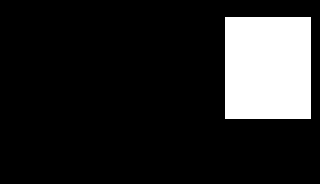

A 2D game scene composited from a Tiled map and its tileset images. What follows is a short description and the map's XML, with every tile layer's data as written:
An orthogonal 40x23 tile map with 8x8 px tiles, 1 tile layer (player_menu) and 7 objects (6x menu_option, menu).

<map version="1.2" tiledversion="1.2.4" orientation="orthogonal" renderorder="right-down" width="40" height="23" tilewidth="8" tileheight="8" infinite="0" nextlayerid="10" nextobjectid="11">
 <tileset firstgid="1" source="../ui/menu_tileset.tsx" />
 <layer id="9" name="player_menu" width="40" height="23">
  <data encoding="csv">
0,0,0,0,0,0,0,0,0,0,0,0,0,0,0,0,0,0,0,0,0,0,0,0,0,0,0,0,0,0,0,0,0,0,0,0,0,0,0,0,
0,0,0,0,0,0,0,0,0,0,0,0,0,0,0,0,0,0,0,0,0,0,0,0,0,0,0,0,0,0,0,0,0,0,0,0,0,0,0,0,
0,0,0,0,0,0,0,0,0,0,0,0,0,0,0,0,0,0,0,0,0,0,0,0,0,0,0,0,1,2,2,2,2,2,2,2,2,3,4,0,
0,0,0,0,0,0,0,0,0,0,0,0,0,0,0,0,0,0,0,0,0,0,0,0,0,0,0,0,26,27,27,28,27,28,28,28,28,28,29,0,
0,0,0,0,0,0,0,0,0,0,0,0,0,0,0,0,0,0,0,0,0,0,0,0,0,0,0,0,26,27,28,27,27,27,27,28,53,53,54,0,
0,0,0,0,0,0,0,0,0,0,0,0,0,0,0,0,0,0,0,0,0,0,0,0,0,0,0,0,26,27,28,28,52,52,27,28,52,53,29,0,
0,0,0,0,0,0,0,0,0,0,0,0,0,0,0,0,0,0,0,0,0,0,0,0,0,0,0,0,26,27,28,53,27,27,27,28,52,53,54,0,
0,0,0,0,0,0,0,0,0,0,0,0,0,0,0,0,0,0,0,0,0,0,0,0,0,0,0,0,26,27,28,28,52,27,27,28,52,53,29,0,
0,0,0,0,0,0,0,0,0,0,0,0,0,0,0,0,0,0,0,0,0,0,0,0,0,0,0,0,26,27,28,53,27,28,27,28,52,53,54,0,
0,0,0,0,0,0,0,0,0,0,0,0,0,0,0,0,0,0,0,0,0,0,0,0,0,0,0,0,26,27,28,27,28,28,28,28,52,53,29,0,
0,0,0,0,0,0,0,0,0,0,0,0,0,0,0,0,0,0,0,0,0,0,0,0,0,0,0,0,26,27,28,27,28,53,28,53,52,53,54,0,
0,0,0,0,0,0,0,0,0,0,0,0,0,0,0,0,0,0,0,0,0,0,0,0,0,0,0,0,26,52,27,27,28,27,28,27,52,53,29,0,
0,0,0,0,0,0,0,0,0,0,0,0,0,0,0,0,0,0,0,0,0,0,0,0,0,0,0,0,26,52,27,27,27,28,28,27,52,53,54,0,
0,0,0,0,0,0,0,0,0,0,0,0,0,0,0,0,0,0,0,0,0,0,0,0,0,0,0,0,26,27,27,28,27,28,53,27,52,53,29,0,
0,0,0,0,0,0,0,0,0,0,0,0,0,0,0,0,0,0,0,0,0,0,0,0,0,0,0,0,76,77,78,77,78,77,78,77,77,78,79,0,
0,0,0,0,0,0,0,0,0,0,0,0,0,0,0,0,0,0,0,0,0,0,0,0,0,0,0,0,0,0,0,0,0,0,0,0,0,0,0,0,
0,0,0,0,0,0,0,0,0,0,0,0,0,0,0,0,0,0,0,0,0,0,0,0,0,0,0,0,0,0,0,0,0,0,0,0,0,0,0,0,
0,0,0,0,0,0,0,0,0,0,0,0,0,0,0,0,0,0,0,0,0,0,0,0,0,0,0,0,0,0,0,0,0,0,0,0,0,0,0,0,
0,0,0,0,0,0,0,0,0,0,0,0,0,0,0,0,0,0,0,0,0,0,0,0,0,0,0,0,0,0,0,0,0,0,0,0,0,0,0,0,
0,0,0,0,0,0,0,0,0,0,0,0,0,0,0,0,0,0,0,0,0,0,0,0,0,0,0,0,0,0,0,0,0,0,0,0,0,0,0,0,
0,0,0,0,0,0,0,0,0,0,0,0,0,0,0,0,0,0,0,0,0,0,0,0,0,0,0,0,0,0,0,0,0,0,0,0,0,0,0,0,
0,0,0,0,0,0,0,0,0,0,0,0,0,0,0,0,0,0,0,0,0,0,0,0,0,0,0,0,0,0,0,0,0,0,0,0,0,0,0,0,
0,0,0,0,0,0,0,0,0,0,0,0,0,0,0,0,0,0,0,0,0,0,0,0,0,0,0,0,0,0,0,0,0,0,0,0,0,0,0,0
</data>
 </layer>
 <objectgroup id="2" name="player_menu">
  <object id="1" name="player_menu" type="menu" x="224" y="16" width="88" height="104" />
  <object id="3" name="1" type="menu_option" x="240" y="20" width="64" height="16">
   <properties>
    <property name="displayText" value="Party" />
   </properties>
  </object>
  <object id="5" name="2" type="menu_option" x="240" y="36" width="64" height="16">
   <properties>
    <property name="displayText" value="Items" />
   </properties>
  </object>
  <object id="6" name="3" type="menu_option" x="240" y="52" width="64" height="16">
   <properties>
    <property name="displayText" value="Skills" />
   </properties>
  </object>
  <object id="7" name="4" type="menu_option" x="240" y="68" width="64" height="16">
   <properties>
    <property name="displayText" value="Options" />
   </properties>
  </object>
  <object id="8" name="5" type="menu_option" x="240" y="84" width="64" height="16">
   <properties>
    <property name="displayText" value="Save" />
   </properties>
  </object>
  <object id="9" name="6" type="menu_option" x="240" y="100" width="64" height="16">
   <properties>
    <property name="displayText" value="Exit" />
   </properties>
  </object>
 </objectgroup>
</map>
